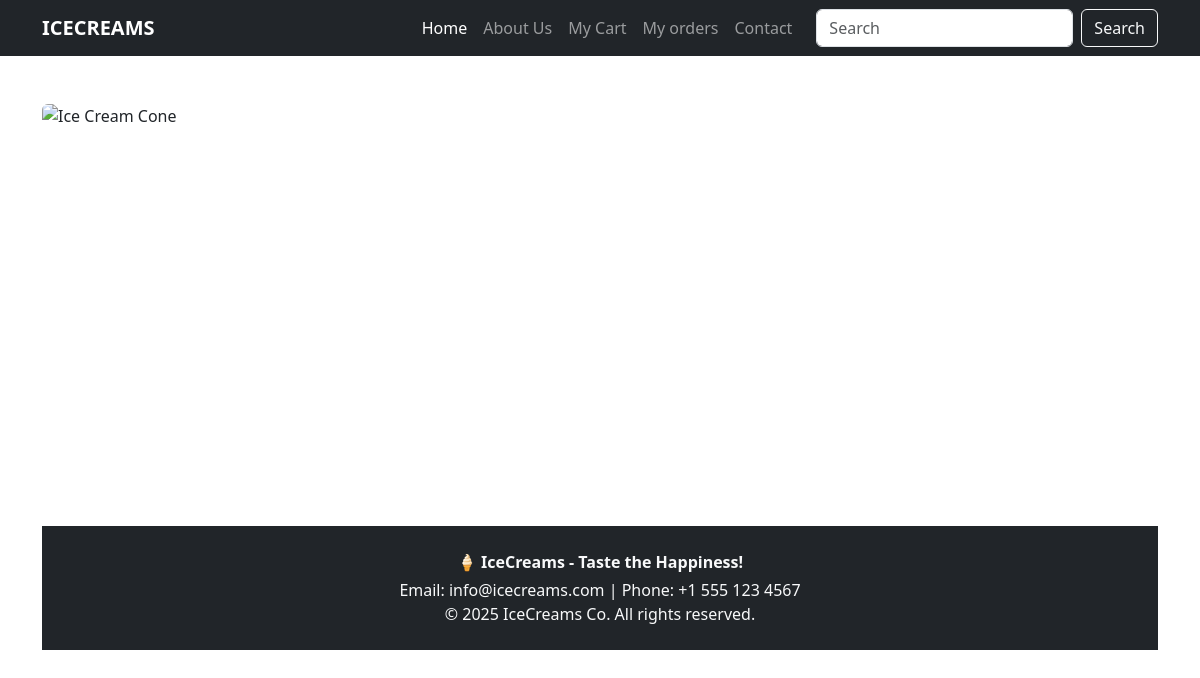
Before: / with the older database file.
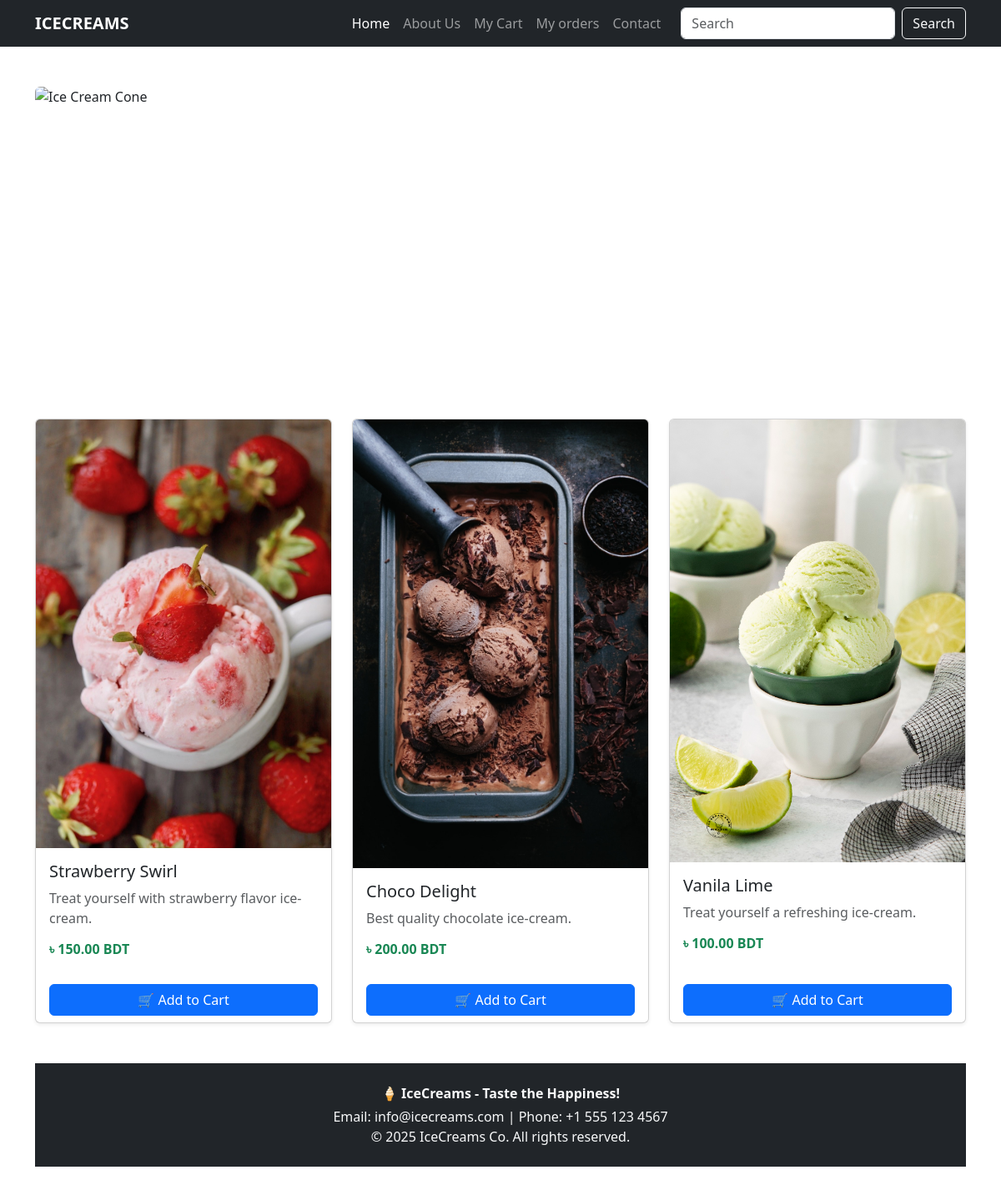
After: the same page with the newer database file.
### home/models.py (models this page shows, shortened)
class Product(models.Model):
    name = models.CharField(max_length=100)
    description = models.TextField()
    price = models.DecimalField(max_digits=8, decimal_places=2)
    image = models.ImageField(upload_to='products/')

### home/views.py (the view)
# urls.py: path("", views.index, name="home"),
def index(request):
    products = Product.objects.all()
    return render(request, "index.html", {'products': products})

### templates/index.html (shortened to what this page needs)
{% extends 'base.html' %}
{% block body %}
<div class="container my-5">
  <div id="carouselExample" class="carousel slide mb-5" data-bs-ride="carousel">
    <div class="carousel-inner">
      <div class="carousel-item active">
        <img src="https://images.unsplash.com/photo-1580915411954-282cb1b0d780?auto=format&fit=crop&w=1200&q=80"
             class="d-block w-100 rounded" alt="Ice Cream Cone" height="350">
      </div>
    </div>
    <button class="carousel-control-prev" type="button" data-bs-target="#carouselExample" data-bs-slide="prev">
      <span class="carousel-control-prev-icon"></span>
    </button>
    <button class="carousel-control-next" type="button" data-bs-target="#carouselExample" data-bs-slide="next">
      <span class="carousel-control-next-icon"></span>
    </button>
  </div>
  <div class="row row-cols-1 row-cols-md-3 g-4">
    {% for product in products %}  <div class="col">
      <div class="card h-100 shadow-sm">
        <img src="{{ product.image.url }}" class="card-img-top" alt="{{ product.name }}">
        <div class="card-body">
          <h5 class="card-title">{{ product.name }}</h5>
          <p class="card-text text-muted">{{ product.description }}</p>
          <h6 class="fw-bold text-success">৳ {{ product.price }} BDT</h6>
        </div>
        <div class="card-footer bg-transparent border-0">
            <a href="{% url 'add_to_cart' product.id %}" class="btn btn-primary w-100">🛒 Add to Cart</a>
        </div>
      </div>
    </div>
    {% endfor %}  </div>
{% endblock body %}

Changed rows visible on the page:
added Product: image (picture), name "Strawberry Swirl", description "Treat yourself with strawberry flavor ice-cream.", price "150.00"
added Product: image (picture), name "Choco Delight", description "Best quality chocolate ice-cream.", price "200.00"
added Product: image (picture), name "Vanila Lime", description "Treat yourself a refreshing ice-cream.", price "100.00"
